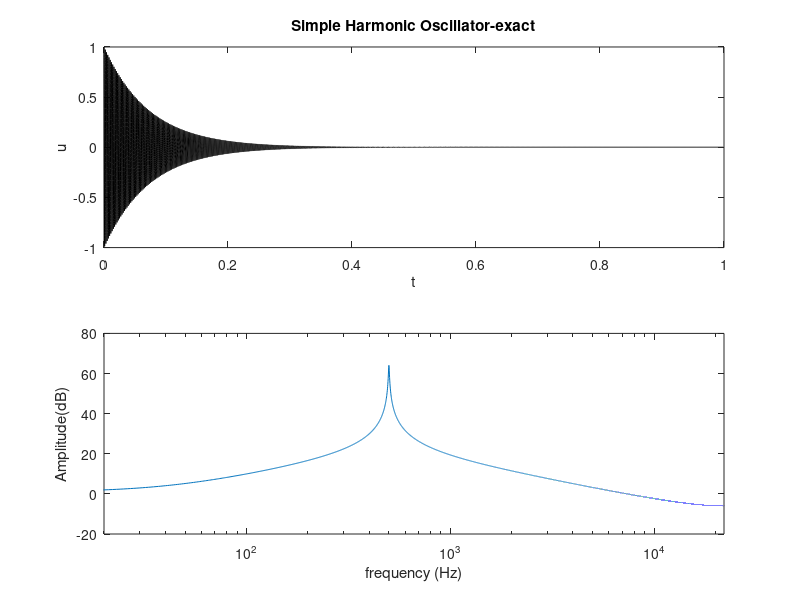

Reproduce this figure in MATLAB.
%%%%%%%%%%%%%%%%%%%%%%%%%%%%%%%%%%%%%%%%%%%%%%%%%%%%%%%%%%%%%%%%%%%%%%%%%%%
%%%         PBMMI:Simple harmonic oscillator_lossy
%%%         Author:Nuolin Lai
%%%         Create Date:04/02/2021
%%%         Last modify date:06/02/2021
%%%%%%%%%%%%%%%%%%%%%%%%%%%%%%%%%%%%%%%%%%%%%%%%%%%%%%%%%%%%%%%%%%%%%%%%%%%

clear all
close all

% parameters

SR = 44100;     % sample rate (Hz)
Tf = 1;         % duration (s)
f0 = 500;      % frequency (Hz)
u0 = 1;         % initial displacement
v0 = 0;         % initial velocity
T60 = 1;        % T60 values

k = 1/SR;               % time step
w0 = 2*pi*f0;           % angular frequency (rad./s)
Nf = floor(Tf*SR);      % total number of time steps

% lossy
sigma = 6*log(10)/T60; 
b = (2 - w0^2*k^2)/(1 + sigma*k);
a = (1 - sigma*k)/(1 + sigma*k);

% initialize

u2 = u0;                % set initial displacement
u1 = u0+k*v0;           % set second displacement

out = zeros(Nf,1);      % initialise output vector

% main loop

tic
for n=1:Nf
    u = b*u1 - a*u2;    % scheme update
    out(n) = u2;        % write output
    u2 = u1;            % shift state
    u1 = u;             % shift state
end
toc

% plot
M = length(out);
tax = [0:Nf-1]'*k;
subplot(2,1,1)
plot(tax,out,'k');
xlabel('t');
ylabel('u');
title('Simple Harmonic Oscillator-exact');
subplot(2,1,2);
spe = 20*log10(abs(fft(out)));
freq = (0:M-1)/M*SR;
semilogx(freq,spe);
xlabel('frequency (Hz)');
ylabel('Amplitude(dB)');
xlim([20 SR/2]);
% play sound

soundsc(out,SR)